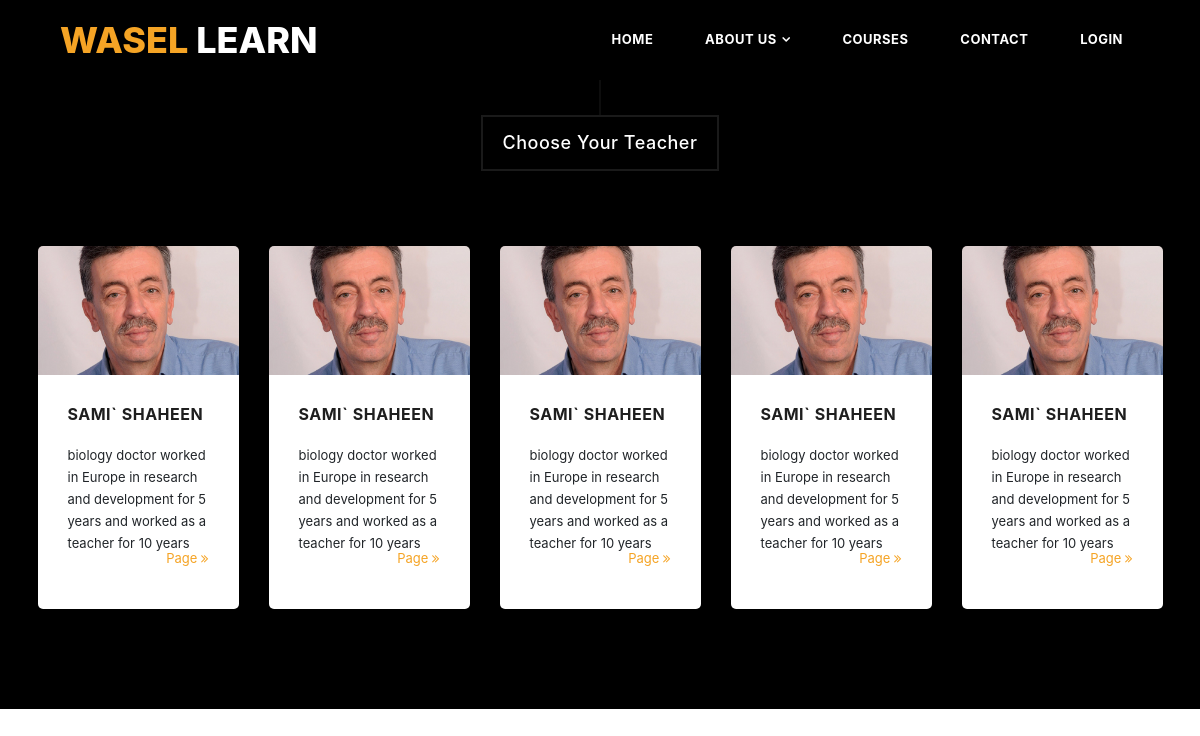
The app's page /waselApp/teachers, older data.
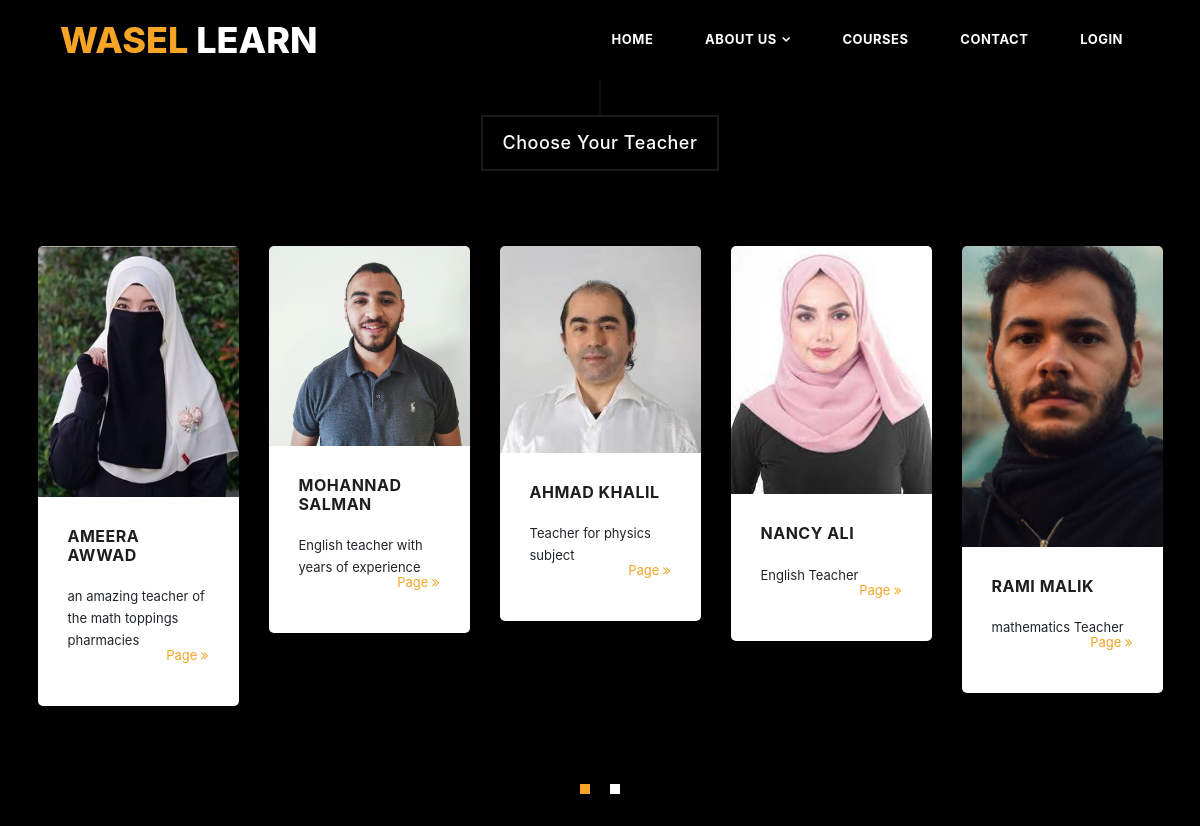
The same page, newer data.
### loginAuth/models.py (models this page shows)
class User(models.Model):
    firstName = models.CharField(max_length=255)
    lastName = models.CharField(max_length=255)
    about = models.TextField(null=True)
    email = models.CharField(max_length=255)
    birthDate = models.DateField(null=True)
    passwd = models.CharField(max_length=255)
    planePassword = models.CharField(max_length=255)
    createdAt = models.DateTimeField(auto_now_add=True)
    updatedAt = models.DateTimeField(auto_now=True)
    mobile=models.CharField(max_length=15, null=True)#0598135  213  21
    statusChoices=(('active', 'active'),('deleted','deleted'),('inactive','inactive'),('Suspended','Suspended'))
    status = models.CharField(max_length=25, default='active', choices = statusChoices)#active by default, can be deleted
    courseChoices=(('physics', 'physics'),('chemistry','chemistry'),('english','english'),('mathematics','mathematics'),('arabic','arabic'),('biology','biology'),('art','art'),('music','music'),('history','history'))
    course = models.CharField(max_length=25, choices = courseChoices, null=True)
    privilageChoices=((9, 9),(8,8),(7,7),(1,1),(0,0))
    privilage = models.IntegerField(default=9, choices = privilageChoices)#needs revision
    genderChoices=(('m', 'm'),('f','f'))
    gender = models.CharField(max_length=2, choices = genderChoices, null=True)#maleorfemale
    cv = models.FileField(upload_to='uploads/%Y%m%d', max_length=254, null=True)#pdf files nullable
    img = models.ImageField(upload_to='images/', null=True)#image of teacher nullable
    raters=models.IntegerField(null=True)
    rate=models.FloatField(null=True)
    locationChoices=(('Ramallah', 'Ramallah'),('Hebron','Hebron'),('Nablus','Nablus'),('Jenin','Jenin'),('Bethlehem','Bethlehem'))
    location = models.CharField(max_length=35, null=True, choices = locationChoices)
    objects = UserManager()

### waselApp/views.py (the view)
# urls.py: path('teachers', teachers),
def teachers(request):
    context={
        'allUsers' : User.objects.filter(privilage=7),
    }
    return render(request,"teachers.html",context)

### waselApp/templates/teachers.html (shortened to what this page needs)
<!DOCTYPE html>
<html lang="en">
  <head>
    <link rel="stylesheet" href=" https://code.jquery.com/jquery-3.6.0.min.js ">
    <link rel="stylesheet" href="https://maxcdn.bootstrapcdn.com/bootstrap/3.3.7/css/bootstrap.min.css">
    <link rel="stylesheet" href="https://maxcdn.bootstrapcdn.com/bootstrap/3.3.7/css/bootstrap-theme.min.css">
    <link href="https://cdn.jsdelivr.net/npm/bootstrap@5.0.1/dist/css/bootstrap.min.css" rel="stylesheet">
    {% load static %}
    <link rel="stylesheet" href=" {% static  'css/fontawesome.css' %}">
    <link rel="stylesheet" href=" {% static  'css/owl.css'  %}">
    <link rel="stylesheet" href="{% static 'css/lightbox.css' %}">
    <link rel="stylesheet" href="{% static 'css/style_teacher.css' %}">
    <link href="{% static 'vendor/css/bootstrap.min.css' %}" rel="stylesheet">
  </head>
<body>
  <header class="main-header clearfix" role="header">
    <div class="logo">
      <a href="#"><em>Wasel</em> Learn</a>
    </div>
    <nav id="menu" class="main-nav" role="navigation">
      <ul class="main-menu">
        <li><a href="/waselApp/home" class="external">Home</a></li>
        <li class="has-submenu"><a href="/waselApp/home#section2">About Us</a>
        </li>
        <li><a href="/waselApp/home#section2" class="external">Courses</a></li>
        <li><a href="/waselApp/home#section6" class="external">Contact</a></li>
        <li><a href="/login" class="external">LOGIN</a></li>
      </ul>
    </nav>
  </header>
  <section class="section courses" data-section="section4">
    <div class="container-fluid">
      <div class="row">
        <div class="col-md-12">
          <div class="section-heading">
            <h2>Choose Your Teacher</h2>
          </div>
        </div>
        <div class="owl-carousel owl-theme">
            {% for teacher in allUsers %}
          <div class="item">
            <img src="{{ teacher.img.url }}" alt="{{teacher.firstName}}" />
            <div class="down-content">
              <h4>{{teacher.firstName}} {{teacher.lastName}}</h4>
              <p>{{teacher.about}}</p>
              <div class="text-button-pay">
                <a href="/waselApp/teacher/{{teacher.id}}"> Page <i class="fa fa-angle-double-right"></i></a>
              </div>
            </div>
          </div>
          {% endfor %}
        </div>
      </div>
    </div>
  </section>
</body>
</html>

Row changes from the older to the newer data that the page shows:
no longer on this page (row unchanged): User: img (picture), firstName "SAMI`", lastName "SHAHEEN", about "biology doctor worked in Europe in research and development for 5 years and worked as a teacher for 10 years"
now on this page (row edited): User: img (picture), firstName "AMEERA", lastName "AWWAD", about "an amazing teacher of the math toppings pharmacies"
now on this page (row edited): User: img (picture), firstName "MOHANNAD", lastName "SALMAN", about "English teacher with years of experience"
now on this page (row edited): User: img (picture), firstName "AHMAD", lastName "KHALIL", about "Teacher for physics subject"
now on this page (row edited): User: img (picture), firstName "NANCY", lastName "ALI", about "English Teacher"
now on this page (row edited): User: img (picture), firstName "RAMI", lastName "MALIK", about "mathematics Teacher"
